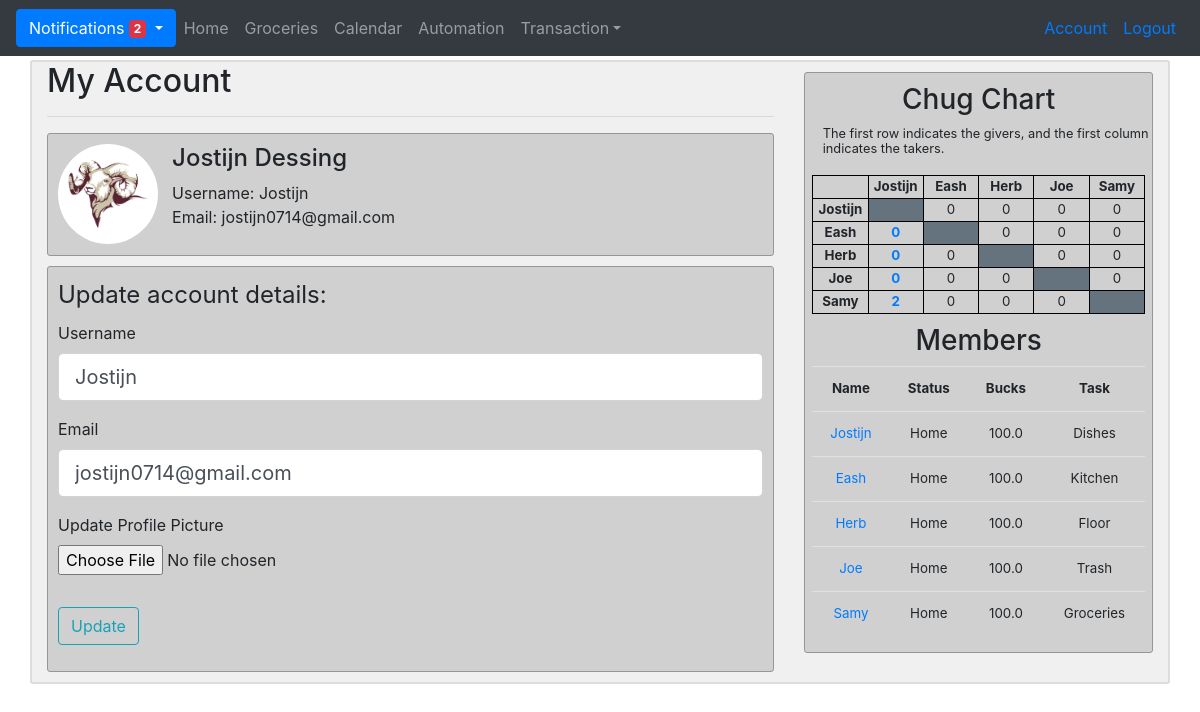
Page /account (signed in) on the committed database.
### G_app/models.py (models this page shows, shortened)
class User(db.Model, UserMixin):
    id = db.Column(db.Integer, primary_key = True)
    username = db.Column(db.String(20), unique=True, nullable=False)
    name = db.Column(db.String, nullable=False)
    email = db.Column(db.String(120), unique=True, nullable=False)
    image = db.Column(db.String(20), nullable=False, default='default.jpg')
    password = db.Column(db.String(60), nullable=False)
    status = db.Column(db.String, nullable=False)
    bucks = db.Column(db.Float, nullable=False)
    task = db.Column(db.String, nullable=False)
    done_weekly_vote = db.Column(db.Boolean, nullable=False, default=False)
    posts = db.relationship('Post', backref='author', lazy=True, foreign_keys='Post.id_user')
    posts_targeted = db.relationship('Post', backref='target', lazy=True, foreign_keys='Post.id_target')
    chugs_give = db.relationship('Chug', backref='giver', lazy=True, foreign_keys='Chug.id_giver')
    chugs_take = db.relationship('Chug', backref='taker', lazy=True, foreign_keys='Chug.id_taker')
    notifications = db.relationship('Notification', backref='target', lazy=True)
    payments_made = db.relationship('Transaction', backref='payer', lazy=True, foreign_keys='Transaction.id_payer')
    payments_received = db.relationship('Transaction', backref='payee', lazy=True, foreign_keys='Transaction.id_payee')
    challenges_made =  db.relationship('Challenge', backref='challenger', lazy=True, foreign_keys='Challenge.id_challenger')
    challenges_received =  db.relationship('Challenge', backref='challengee', lazy=True, foreign_keys='Challenge.id_challengee')
    bets_made =  db.relationship('Bet', backref='bookmaker', lazy=True, foreign_keys='Bet.id_bookmaker')
    bets_taken =  db.relationship('Bet', backref='bettaker', lazy=True, foreign_keys='Bet.id_bettaker')
    comments = db.relationship('Comment', backref='commenter', lazy=True)
    votes_made = db.relationship('Vote', backref='voter', lazy=True, foreign_keys='Vote.id_voter')
    votes_received = db.relationship('Vote', backref='candidate', lazy=True, foreign_keys='Vote.id_candidate')
    weekly_votes = db.relationship('WeeklyVote', backref='subject', lazy=True, foreign_keys='WeeklyVote.id_subject')
    def new_notifications(self):
        return Notification.query.filter_by(user_id=self.id, seen=False).all()

### G_app/users/routes.py (the view)
@users.route("/account", methods=['GET','POST'])
@login_required
def account():
    form = UpdateForm()
    if form.validate_on_submit():
        if form.picture.data:
            picture_file = save_picture(form.picture.data, 'static/profile_pics', 150, 150)
            if current_user.image != 'default.jpg':
                delete_old_picture()
            current_user.image = picture_file
        current_user.username = form.username.data
        current_user.email = form.email.data
        db.session.commit()
        flash("Account information has been updated!", 'success')
        return redirect(url_for('users.account'))
    elif request.method == 'GET':
        form.username.data = current_user.username
        form.email.data = current_user.email
    user_image = url_for('static', filename="profile_pics/{}".format(current_user.image))
    return render_template('account.html', title='Account', user_image=user_image, form=form)

### G_app/users/forms.py (shortened to what this page needs)
class UpdateForm(FlaskForm):
    username = StringField('Username', validators=[DataRequired(), Length(min=3, max=20)])
    email = StringField('Email', validators=[DataRequired(), Email()])
    picture = FileField('Update Profile Picture', validators=[FileAllowed(['jpg', 'png'])])
    submit = SubmitField('Update')

### G_app/models.py (called while the page is built)
@login_manager.user_loader
def load_user(user_id):
    return User.query.get(int(user_id))

### G_app/users/routes.py (called while the page is built)
@users.context_processor
def context_processor():
    chug = chug_matrix()
    members=member_ls()
    return dict(chug_matrix=chug, members=members)

### G_app/users/utils.py (called while the page is built)
def member_ls():
    members = User.query.all()
    members.pop(5)
    return members

def chug_matrix():
    matrix = [
        [None, 0, 0, 0, 0],
        [0, None, 0, 0, 0],
        [0, 0, None, 0, 0],
        [0, 0, 0, None, 0],
        [0, 0, 0, 0, None]
    ]
    chugs_to_be_taken = Chug.query.filter(Chug.active==True, Chug.accepted==True).all()
    for chug in chugs_to_be_taken:
        matrix[chug.id_taker - 1][chug.id_giver - 1] += 1
    return matrix

### G_app/templates/account.html (shortened to what this page needs)
{% extends "layout.html" %}
  {% block content %}
    <h2>My Account</h2>
    <hr>
    <div class="account-section">
      <div class="media">
        <img class="rounded-circle account-img" src="{{ user_image }}" alt="user_image">
        <div class="media-body">
          <h4>{{ current_user.name }}</h4>
          <p>Username: {{ current_user.username }}<br>Email: {{ current_user.email }}</p>
        </div>
      </div>
    </div>
    <div class="account-section" style="margin-top:10px; margin-bottom:10px">
      <form method="POST" action="" enctype="multipart/form-data" novalidate>
        <fieldset class="form-group">
          <legend>Update account details:</legend>
          <div class="form-group">
            {{ form.username.label(class="form-control-label") }}
            {% if form.username.errors %}
                {{ form.username(class="form-control form-control-lg is-invalid") }}
                <div class="invalid-feedback">
                    {% for error in form.username.errors %}
                        <span>{{ error }}</span>
                    {% endfor %}
                </div>
            {% else %}
                {{ form.username(class="form-control form-control-lg") }}
            {% endif %}
          </div>
          <div class="form-group">
            {{ form.email.label(class="form-control-label") }}
            {% if form.email.errors %}
                {{ form.email(class="form-control form-control-lg is-invalid") }}
                <div class="invalid-feedback">
                    {% for error in form.email.errors %}
                        <span>{{ error }}</span>
                    {% endfor %}
                </div>
            {% else %}
              {{ form.email(class="form-control form-control-lg") }}
            {% endif %}
          </div>
          <div class="form-group">
            {{ form.picture.label() }}
            {{ form.picture(class="form-control-file") }}
          </div>
        </fieldset>
        <div class="form-group">
          {{ form.submit(class="btn btn-outline-info") }}
        </div>
      </form>
    </div>
  {% endblock %}

### G_app/templates/layout.html (shortened to what this page needs)
<!DOCTYPE html>
<html>
  <head>
    <link rel="stylesheet" href="https://stackpath.bootstrapcdn.com/bootstrap/4.2.1/css/bootstrap.min.css">
    <link rel='stylesheet' href='https://use.fontawesome.com/releases/v5.7.0/css/all.css'>
    <link rel="stylesheet" type="text/css" href="{{ url_for('static', filename='main.css') }}">
  </head>
  <body style="background-image: url('{{ url_for('static', filename='images/our_goat.jpg') }}')">
    <div class="container d-none d-sm-block">
      <nav class="navbar bg-dark navbar-expand navbar-dark fixed-top">
        {% if current_user.is_authenticated %}
          {% set new_notifications = current_user.new_notifications()|length %}
          <div class="dropdown">
            <button class="btn btn-primary dropdown-toggle" id="notification-toggle" onclick="update_notification_list('{{ url_for('main.your_notifications', user_id=current_user.id) }}')" type="button" data-toggle="dropdown">Notifications
              <span id="notification-badge" class="badge badge-danger"
              style="visibility: {{ 'visible' if new_notifications > 0 else 'hidden' }}">
                {{ new_notifications }}
              </span>
            </button>
          </div>
            {% set new_notifications = current_user.new_notifications()|length %}
          <ul class="navbar-nav mr-auto">
            <li class={% block home_active %}{% endblock %}><a class="nav-link" href="{{ url_for('main.home') }}">Home</a></li>
            <li class={% block groceries_active %}{% endblock %}><a class="nav-link" href="{{ url_for('main.groceries') }}">Groceries</a></li>
            <li class={% block calendar_active %}{% endblock %}><a class="nav-link" href=#>Calendar</a></li>
            <li class={% block automation_active %}{% endblock %}><a class="nav-link" href=#>Automation</a></li>
            <li class="nav-item dropdown">
              <a class="nav-link dropdown-toggle" href="#" id="navbardrop" data-toggle="dropdown">Transaction</a>
            </li>
          </ul>
        {% endif %}
        <ul class="navbar-nav ml-auto">
          {% if current_user.is_authenticated %}
            <li class="nav-item"><a class="nav-link text-primary" href="{{ url_for('users.account') }}">Account</a></li>
            <li class="nav-item"><a class="nav-link text-primary" href="{{ url_for('users.logout') }}">Logout</a></li>
          {% else %}
            <li class="nav-item"><a class="nav-link text-primary" href="{{ url_for('users.login') }}">Login</a></li>
          {% endif %}
        </ul>
      </nav>
    </div>
    <div class="container d-none d-sm-block mb-3" id="main" style="margin-top:60px">
      <div class="row">
        <div class="col-lg-8">
            {% block content %}
            {% endblock %}
          </div>
        <div class="col-lg-4">
          {% if current_user.is_authenticated %}
            <div class="sidebar">
              <h3 style="margin-top:10px">Chug Chart</h3>
              <div class="sidebar-info">
                <small>The first row indicates the givers, and the first column indicates the takers.</small>
              </div>
              <table id="chug">
                <tr>
                  <th id="chug"></th>
                  {% for member in members %}
                    <th id="chug">{{ member.username }}</th>
                  {% endfor %}
                </tr>
                {% for row in range(5) %}
                  <tr>
                    <th id="chug">{{members[row].username}}</th>
                    {% for col in range(5) %}
                      {% if chug_matrix[row][col] != None %}
                        <td id="chug">
                          {% if current_user.id == col + 1 %}
                            <a  href="#"
                                data-html="true"
                                data-trigger="focus"
                                data-toggle="popover"
                                title="Add/remove chug"
                                data-content="
                                  <div class='row'>
                                    <div class='col-6' align='center'>
                                      <a href='{{ url_for('users.profile', username=members[row].username) }}' class='btn btn-outline-primary'>
                                        <i class='fas fa-plus'></i>
                                      </a>
                                    </div>
                                    <div class='col-6' align='center'>
                                      <button class='btn btn-outline-primary' onclick='showDecreaseModal({{ row }}, {{ col }}, {{ chug_matrix[row][col] }})'>
                                        <i class='fas fa-minus'></i>
                                      </button>
                                    </div>
                                  </div>
                                  ">
                              <strong>{{ chug_matrix[row][col] }}</strong>
                            </a>
                          {% else %}
                            {{ chug_matrix[row][col] }}
                          {% endif %}
                      {% else %}
                        <td id="chug" bgcolor="#65737e"></td>
                      {% endif %}
                    {% endfor %}
                  </tr>
                {% endfor %}
              </table>
              <h3 style="margin-top:10px">Members</h3>
              <table class="table" id="members">
                <tr>
                  <th>Name</th>
                  <th>Status</th>
                  <th>Bucks</th>
                  <th>Task</th>
                </tr>
                {% for member in members %}
                  <tr>
                    <td><a href="{{ url_for('users.profile', username=member.username) }}">{{ member.username }}</a></td>
                    <td>{{ member.status }}</td>
                    <td>{{ member.bucks }}</td>
                    <td>{{ member.task }}</td>
                  </tr>
                {% endfor %}
              </table>
            </div>
          {% endif %}
        </div>
      </div>
    </div>
  </body>
</html>

### G_app/static/main.css (style rules this page uses)
body { background-size: cover; }
.container#main { background-color: rgba(230, 230, 230, 0.6); border: 2px solid rgb(220, 220, 220); border-radius: 3px; width: 100%; }
.account-section { background-color: rgba(200, 200, 200, 0.8); border: 0.5px solid rgb(150, 150, 150); border-radius: 3px; padding: 10px; }
.account-img { height: 100px; width: 100px; margin-right: 2%; }
.sidebar { text-align: center; background-color: rgba(200, 200, 200, 0.8); border: 0.5px solid rgb(150, 150, 150); border-radius: 3px; margin-top: 3%; margin-bottom: 3%; }
.sidebar-info { line-height: 0.95; text-align: left; margin-left: 5%; }
table#members { width: 96%; margin-left: 2%; margin-right: 2%; font-size: 10pt; }
table#chug { ; width: 96%; margin-left: 2%; margin-right: 2%; table-layout: fixed; font-size: 10pt; margin-top: 20px; }
table#chug, th#chug, td#chug { border: 1px solid black; }

### rows in the picture
User: name "Jostijn Dessing", username "Jostijn", email "jostijn0714@gmail.com", username "Jostijn", status "Home", bucks "100.0", task "Dishes"
User: username "Eash", username "Eash", status "Home", bucks "100.0", task "Kitchen"
User: username "Herb", username "Herb", status "Home", bucks "100.0", task "Floor"
User: username "Joe", username "Joe", status "Home", bucks "100.0", task "Trash"
User: username "Samy", username "Samy", status "Home", bucks "100.0", task "Groceries"

### other values in the picture
{{ new_notifications }} "2"
{{ chug_matrix[row][col] }} "0" "0" "0" "0" "0" "0" "0" "0" "0" "0" "0" "0" "0" "0" "0" "0"
{{ chug_matrix[row][col] }} "0" "0" "0" "2"
